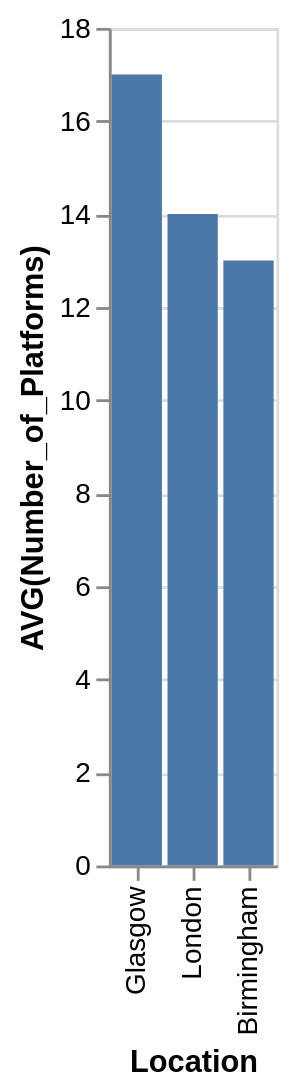

The specification (Vega-Lite) saved for this image:
### Vega-Lite specification from a JSON file in a GitHub repository (floating-point values rounded to 4 significant figures)
{"data": {"values": [{"x_data": "Birmingham", "y_data": 13}, {"x_data": "Glasgow", "y_data": 17}, {"x_data": "London", "y_data": 14}]}, "mark": "bar", "encoding": {"x": {"field": "x_data", "type": "nominal", "title": "Location", "sort": {"op": "sum", "field": "y_data", "order": "descending"}}, "y": {"field": "y_data", "type": "quantitative", "title": "AVG(Number_of_Platforms)"}}}
